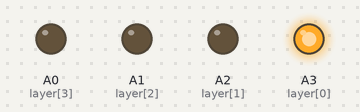
This sketch was run on a simulated Arduino Uno, built with avr-gcc and run on an emulated ATmega328P. Parts: output pins drawn as LEDs (lit = HIGH). Random numbers use the default seed unless the sketch sets one; pins used as bus, display or sensor lines are not drawn.

Above: at 0.48 s.
At 5.1 s:
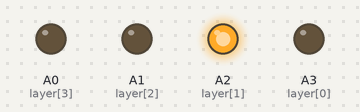
At 9.42 s:
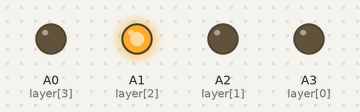
At 19.03 s:
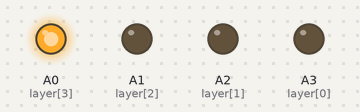
At 37.7 s:
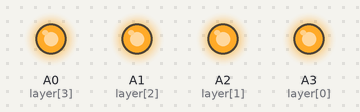
At 49.35 s:
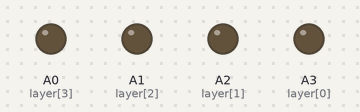
Timing chart, 0 to 66.1 s (numbered marks = the images above):
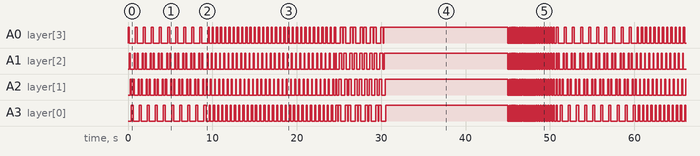

Measured:
- by itself, A0 (layer[3]), A1 (layer[2]), A2 (layer[1]), A3 (layer[0]): moves between LOW and HIGH, repeating every 50.9 s
- by itself, everything shown: repeats every 50.9 s, in 307 steps

The sketch:

4x4x4.ino
```cpp
  int column[16]={13,12,11,10,9,8,7,6,5,4,3,2,1,0,A5,A4};
  int layer[4]={A3,A2,A1,A0};

  int time = 250;

void setup()
{
  for(int i = 0; i<16; i++)
  {
    pinMode(column[i], OUTPUT);
  }
  for(int i = 0; i<4; i++)
  {
    pinMode(layer[i], OUTPUT);
  }
  randomSeed(analogRead(10));
}

void loop()
{
  goThroughAllLedsOneAtATime();
randomRain();
 turnEverythingOff();
 turnOnAndOffAllByLayerUpAndDownNotTimed();
  turnOnAndOffAllByColumnSideways();
  flickerOff();


}
void turnEverythingOff()
 {
   for(int i = 0; i<16; i++)
   {
     digitalWrite(column[i], 1);
   }
   for(int i = 0; i<4; i++)
   {
     digitalWrite(layer[i], 0);
   }
 }

void turnOnAndOffAllByColumnSideways()
{
  int x = 75;
  turnEverythingOff();
  for(int i = 0; i<4; i++)
  {
    digitalWrite(layer[i], 1);
  }
  for(int y = 0; y<3; y++)
  {
    for(int i = 0; i<4; i++)
    {
      digitalWrite(column[i], 0);
      delay(x);
    }
    for(int i = 4; i<8; i++)
    {
      digitalWrite(column[i], 0);
      delay(x);
    }
    for(int i = 8; i<12; i++)
    {
      digitalWrite(column[i], 0);
      delay(x);
    }
    for(int i = 12; i<16; i++)
    {
      digitalWrite(column[i], 0);
      delay(x);
    }
    for(int i = 0; i<4; i++)
    {
      digitalWrite(column[i], 1);
      delay(x);
    }
    for(int i = 4; i<8; i++)
    {
      digitalWrite(column[i], 1);
      delay(x);
    }
    for(int i = 8; i<12; i++)
    {
      digitalWrite(column[i], 1);
      delay(x);
    }
    for(int i = 12; i<16; i++)
    {
      digitalWrite(column[i], 1);
      delay(x);
    }
    for(int i = 12; i<16; i++)
    {
      digitalWrite(column[i], 0);
      delay(x);
    }
    for(int i = 8; i<12; i++)
    {
      digitalWrite(column[i], 0);
      delay(x);
    }
    for(int i = 4; i<8; i++)
    {
      digitalWrite(column[i], 0);
      delay(x);
    }
    for(int i = 0; i<4; i++)
    {
      digitalWrite(column[i], 0);
      delay(x);
    }
    for(int i = 12; i<16; i++)
    {
      digitalWrite(column[i], 1);
      delay(x);
    }
    for(int i = 8; i<12; i++)
    {
      digitalWrite(column[i], 1);
      delay(x);
    }
    for(int i = 4; i<8; i++)
    {
      digitalWrite(column[i], 1);
      delay(x);
    }
    for(int i = 0; i<4; i++)
    {
      digitalWrite(column[i], 1);
      delay(x);
    }
  }
}
void flickerOff()
{
  turnEverythingOn();
  for(int i = 0; i!= 150; i+=5)
  {
    turnEverythingOff();
    delay(i+50);
    turnEverythingOn();
    delay(i);
  }
}
void turnEverythingOn()
{
  for(int i = 0; i<16; i++)
  {
    digitalWrite(column[i], 0);
  }
  for(int i = 0; i<4; i++)
  {
    digitalWrite(layer[i], 1);
  }
}
void turnOnAndOffAllByLayerUpAndDownNotTimed()
{
  int x = 75;
  for(int i = 5; i != 0; i--)
  {
    turnEverythingOn();
    for(int i = 4; i!=0; i--)
    {
      digitalWrite(layer[i-1], 0);
      delay(x);
    }
    for(int i = 0; i<4; i++)
    {
      digitalWrite(layer[i], 1);
      delay(x);
    }
      for(int i = 0; i<4; i++)
    {
      digitalWrite(layer[i], 0);
      delay(x);
    }
    for(int i = 4; i!=0; i--)
    {
      digitalWrite(layer[i-1], 1);
      delay(x);
    }
  }
}
void randomRain()
{
  turnEverythingOff();
  int x = 100;
  for(int i = 0; i!=60; i+=2)
  {
    int randomColumn = random(0,16);
    digitalWrite(column[randomColumn], 0);
    digitalWrite(layer[0], 1);
    delay(x+50);
    digitalWrite(layer[0], 0);
    digitalWrite(layer[1], 1);
    delay(x);
    digitalWrite(layer[1], 0);
    digitalWrite(layer[2], 1);
    delay(x);
    digitalWrite(layer[2], 0);
    digitalWrite(layer[3], 1);
    delay(x+50);
    digitalWrite(layer[3], 0);
    digitalWrite(column[randomColumn], 1);
  }
}
void goThroughAllLedsOneAtATime()
{
  int x = 15;
  turnEverythingOff();
  for(int y = 0; y<5; y++)
  {
    for(int count = 4; count != 0; count--)
    {
      digitalWrite(layer[count-1], 1);
      for(int i = 0; i<4; i++)
      {
        digitalWrite(column[i], 0);
        delay(x);
        digitalWrite(column[i], 1);
        delay(x);
      }
    digitalWrite(layer[count-1], 0);
    }
    for(int count = 0; count < 4; count++)
    {
      digitalWrite(layer[count], 1);
      for(int i = 4; i<8; i++)
      {
        digitalWrite(column[i], 0);
        delay(x);
        digitalWrite(column[i], 1);
        delay(x);
      }
    digitalWrite(layer[count], 0);
    }
    for(int count = 4; count != 0; count--)
    {
      digitalWrite(layer[count-1], 1);
      for(int i = 8; i<12; i++)
      {
        digitalWrite(column[i], 0);
        delay(x);
        digitalWrite(column[i], 1);
        delay(x);
      }
    digitalWrite(layer[count-1], 0);
    }
    for(int count = 0; count < 4; count++)
    {
      digitalWrite(layer[count], 1);
      for(int i = 12; i<16; i++)
      {
        digitalWrite(column[i], 0);
        delay(x);
        digitalWrite(column[i], 1);
        delay(x);
      }
    digitalWrite(layer[count], 0);
    }
  }
}
```
